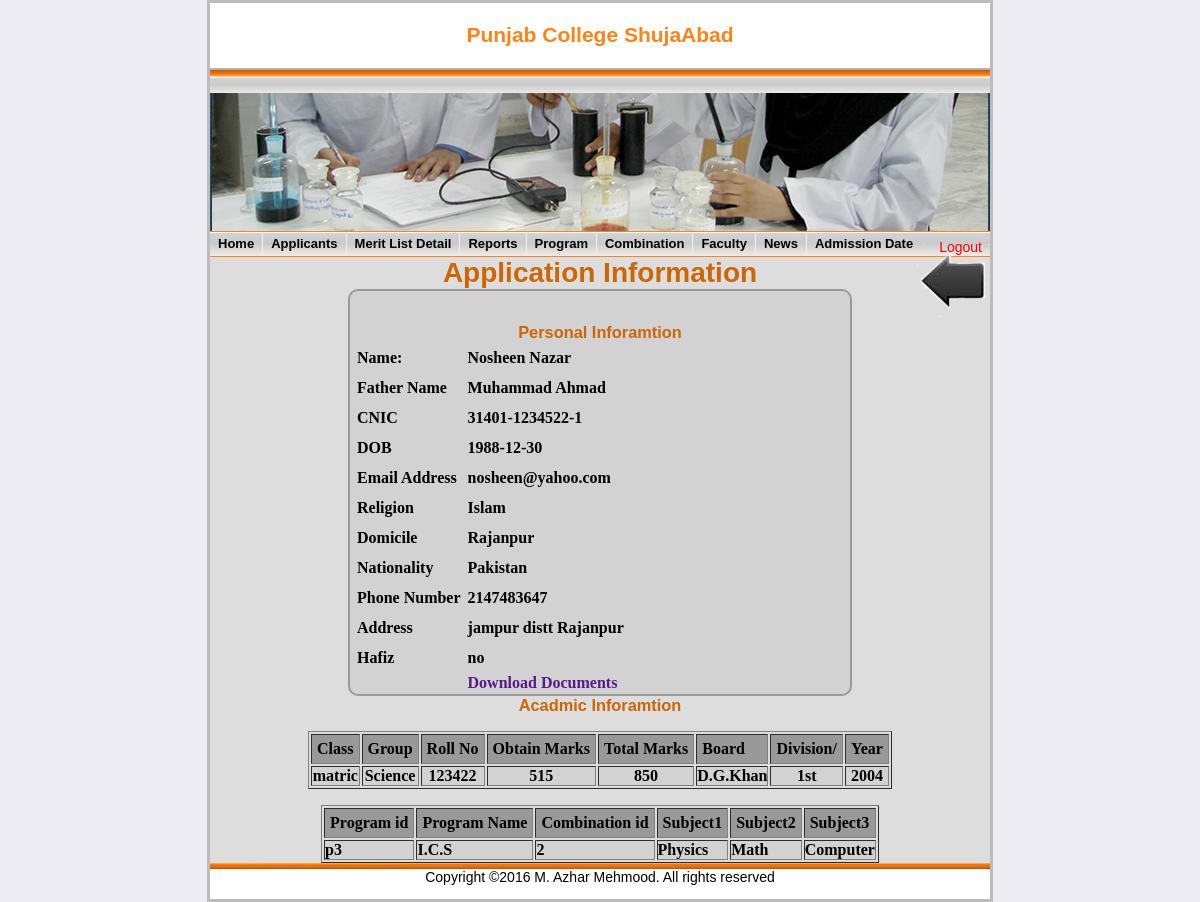
/admin/appliction-detail.php?id=82&combId=2, run on the app's committed database.
### tables this page shows
CREATE TABLE IF NOT EXISTS `academic` (
  `per_class` varchar(15) NOT NULL,
  `group` varchar(15) NOT NULL,
  `per_rollNO` int(11) NOT NULL,
  `obtain_marks` int(11) NOT NULL,
  `total_marks` int(11) NOT NULL,
  `board` varchar(20) NOT NULL,
  `grade` varchar(10) NOT NULL,
  `year` int(11) NOT NULL,
  `regNO` varchar(20) NOT NULL,
  `std_id` int(11) NOT NULL,
  PRIMARY KEY (`regNO`)
);

CREATE TABLE IF NOT EXISTS `student` (
  `std_id` int(11) NOT NULL AUTO_INCREMENT,
  `std_name` varchar(25) NOT NULL,
  `std_fname` varchar(25) NOT NULL,
  `std_nic` varchar(15) NOT NULL,
  `std_dob` date NOT NULL,
  `std_email_Id` varchar(30) NOT NULL,
  `std_religion` varchar(15) NOT NULL,
  `domicile` varchar(15) NOT NULL,
  `std_nationality` varchar(15) NOT NULL,
  `phone_no` int(11) NOT NULL,
  `hafiz` varchar(5) NOT NULL,
  `prog_id` varchar(10) NOT NULL,
  `comb_id` varchar(10) NOT NULL,
  `address` varchar(35) NOT NULL,
  `status` tinyint(1) NOT NULL,
  PRIMARY KEY (`std_id`)
);

CREATE TABLE IF NOT EXISTS `program` (
  `prog_id` varchar(30) NOT NULL,
  `prog_name` varchar(30) NOT NULL,
  `description` varchar(30) NOT NULL,
  PRIMARY KEY (`prog_id`)
);

CREATE TABLE IF NOT EXISTS `combination` (
  `comb_id` int(20) NOT NULL AUTO_INCREMENT,
  `subject1` varchar(15) NOT NULL,
  `subject2` varchar(15) NOT NULL,
  `subject3` varchar(15) NOT NULL,
  `prog_id` varchar(15) NOT NULL,
  PRIMARY KEY (`comb_id`)
);

### admin/appliction-detail.php (the view, shortened to what this page needs)
<?php require_once('includes/header.php'); ?>
<?php require_once('includes/nav.php');?>
 <div id="content">
	<h1>Application Information</h1>
		<a href="applicants.php">
			<div class="backBtn"></div>
		</a>
		<?php
				$appId=$_GET['id'] ;
				 $cId=$_GET['combId'];
				$pName="";
				$progName="SELECT *
							FROM program p ,student s
							WHERE s.prog_id=p.prog_id and s.std_id='$appId'";
				$progResult=mysql_query($progName);
					while($progRow=mysql_fetch_array($progResult))
						{
								$pName=$progRow['prog_name'];
						}
				$combDetail="SELECT *
							 FROM combination c,student s
							 WHERE c.comb_id='$cId' and c.prog_id=s.prog_id and s.std_id='$appId';
							";
							$comResult=mysql_query($combDetail);
				$name="";
				$fname="";
				$nic="";
				$dob="";
				$email="";
				$religion="";
				$domicile="";
				$nation="";
				$ph="";
				$hafiz="";
				$progId="";
				$add="";
				$location="";
				$appDetail="SELECT *
							FROM student std, academic acad
							WHERE std.std_id=acad.std_id and std.std_id='$appId'";
				$result=mysql_query($appDetail);
				while($row=mysql_fetch_array($result))
						{
							 $name=$row['std_name'];
							$fname=$row['std_fname'];
							$nic=$row['std_nic'];
							$dob=$row['std_dob'];
							$email=$row['std_email_Id'];
							$religion=$row['std_religion'];
							$domicile=$row['domicile'];
							$nation=$row['std_nationality'];
							$ph=$row['phone_no'];
							$hafiz=$row['hafiz'];
							$progId=$row['prog_id'];
							$add=$row['address'];
							$location=$row['documents'];
						}
						?>
                        <div id="personal_information">
				<table>
					<br/><br/><h3>Personal Inforamtion</h3>
							<tr >
								<th>Name:</th><td><?php echo $name?></td>
							</tr>
							<tr>
								<th>Father Name</th><td><?php echo $fname?></td>
							</tr>
							<tr>
								<th>CNIC</th><td><?php echo $nic ?></td>
							</tr>
							<tr>
								<th>DOB</th><td><?php echo $dob ?></td>
							</tr>
							<tr>
								<th>Email Address</th><td><?php echo $email ?></td>
							</tr>
							<tr>
								<th>Religion</th><td><?php echo $religion ?></td>
							</tr>
							<tr>
								<th>Domicile</th><td><?php echo $domicile ?></td>
							</tr>
							<tr>
								<th>Nationality</th><td><?php echo $nation ?></td>
							</tr>
							<tr>
								<th>Phone Number</th><td><?php echo $ph ?></td>
							</tr>
							<tr>
								<th>Address</th><td><?php echo $add ?></td>
							</tr>
							<tr>
								<th>Hafiz</th><td><?php echo $hafiz ?></td>
							</tr>
                            <tr>
                            	<td></td><td><a href="<?php echo $location;?>" target="_blank">Download Documents</a></td>
                            </tr>
						</table>
                        </div>
                        <center>
					    <table cellspacing="2" border="1">
								<h3>Acadmic Inforamtion</h3>
						<tr bgcolor='#999' align="center" >
								<th>Class</th>
								<th>Group</th>
								<th>Roll No</th>
								<th>Obtain Marks</th>
								<th>Total Marks</th>
								<th>Board</th>
								<th>Division/</th>
								<th>Year</th>
							</tr>
							<br />
							<?php
					$appDetail="SELECT *
							FROM student std, academic acad
							WHERE std.std_id=acad.std_id and std.std_id='$appId'";
				$result=mysql_query($appDetail);
					while($row=mysql_fetch_array($result))
						{
							echo"<tr bgcolor='#d2d2d2' align='center'>";
								echo"<td>".$row['per_class']."</td>";
								echo"<td>".$row['group']."</td>";
								echo"<td>".$row['per_rollNO']."</td>";
								echo"<td>".$row['obtain_marks']."</td>";
								echo"<td>".$row['total_marks']."</td>";
								echo"<td>".$row['board']."</td>";
								echo"<td>".$row['grade']."</td>";
								echo"<td>".$row['year']."</td>";
							echo"</tr>";
						}
						?>
						</table>
                        </center>
						<br />
						<center>
						<table border="1">
							<tr bgcolor='#999'>
									<th>Program id</th>
									<th>Program Name</th>
									<th>Combination id</th>
									<th>Subject1</th>
									<th>Subject2</th>
									<th>Subject3</th>
							</tr>
                            <?php
							echo"<tr bgcolor='#d2d2d2'>";
								echo "<td>  $progId</td>";
								echo "<td>  $pName</td>";
					while($comRow=mysql_fetch_array($comResult))
						{
								echo"<td>".$comRow['comb_id']."</td>";
								echo"<td>".$comRow['subject1']."</td>";
								echo"<td>".$comRow['subject2']."</td>";
								echo"<td>".$comRow['subject3']."</td>";
						}
						?>
							</tr>
						</table>
<?php require_once('includes/footer.php');?>

### admin/style.css (style rules this page uses)
* { margin:0px; padding:0px; }
body { background:#ECECF2; font: 14px Helvetica, Sans-Serif; }
a { text-decoration: none; }
#content { clear:both; width:100%; background:#ddd; }
#content table th { text-align:left; font-size:16px; color:#000; padding:5px; font-family:"Times New Roman", Times, serif; }
#content table td { font-size:16px; font-family:"Times New Roman", Times, serif; font-weight:800; }
#content h1,h3 { text-align:center; color:#cc6600; }
.backBtn { background:url(../images/images.png) no-repeat; float: right; height: 73px; margin-top: -45px; width: 73px; }
#personal_information { width:500px; margin:auto; background:#d2d2d2; border:2px solid #999999; -moz-border-radius: 10px; -webkit-border-radius: 10px; -khtml-border-radius: 10px; border-radius: 10px; }

### data on the page
academic: std.std_name "Nosheen Nazar", std.std_fname "Muhammad Ahmad", std.std_nic "31401-1234522-1", std.std_dob "1988-12-30", std.std_email_Id "nosheen@yahoo.com", std.std_religion "Islam", std.domicile "Rajanpur", std.std_nationality "Pakistan", std.phone_no "2147483647", std.address "jampur distt Rajanpur", std.hafiz "no", per_class "matric", group "Science", per_rollNO "123422", obtain_marks "515", total_marks "850", board "D.G.Khan", grade "1st", year "2004", std.prog_id "p3"
student: prog.prog_name "I.C.S", comb "2", comb.subject1 "Physics", comb.subject2 "Math", comb.subject3 "Computer"
